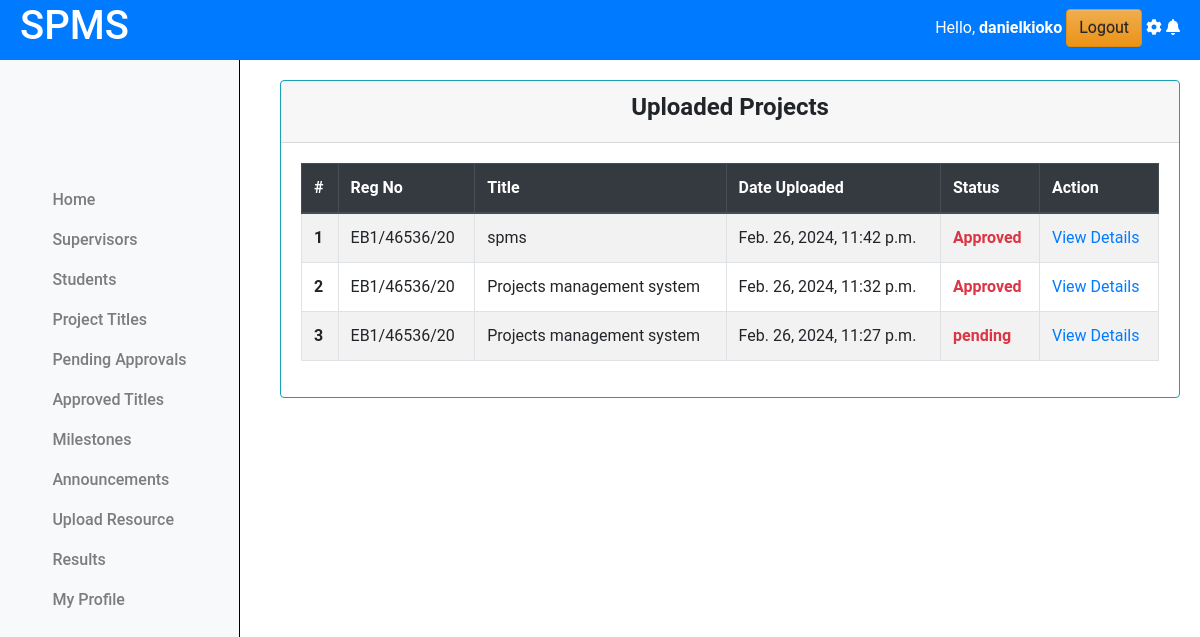
The app's page /coordinator/view_projects/ (signed in), older data.
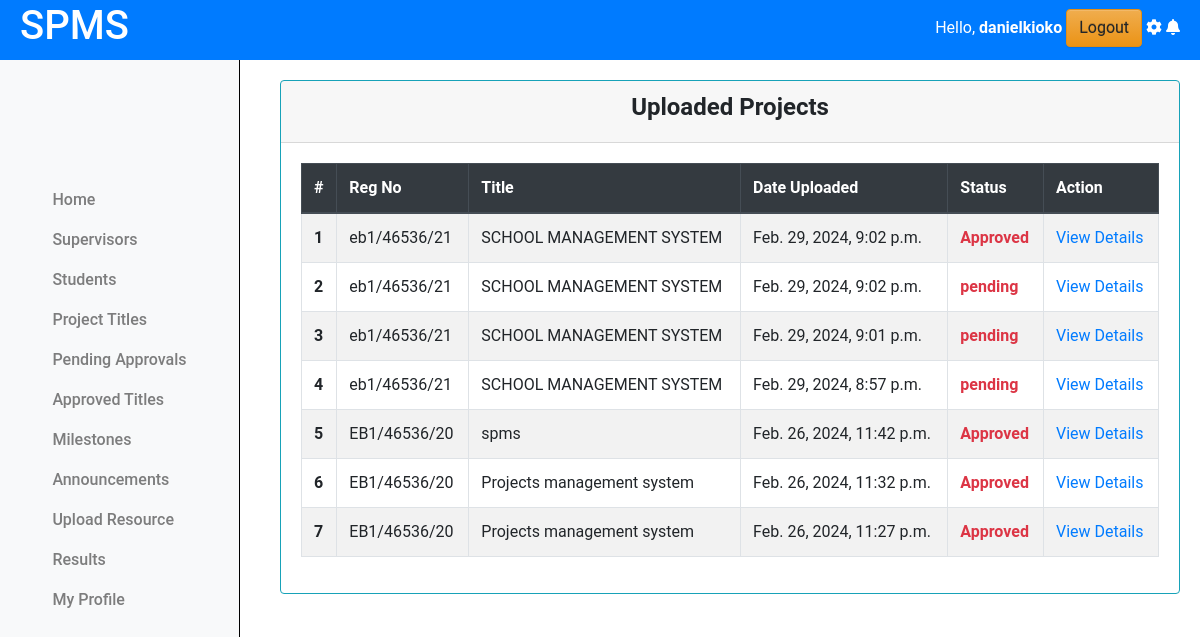
The same page, newer data.
### projectsApp/models.py (models this page shows, shortened)
class Coordinator(AbstractUser):
    pass

class Projects(models.Model):
    student = models.ForeignKey(Student, on_delete=models.CASCADE)
    title = models.CharField(max_length=255)
    description = models.TextField()
    objectives = models.TextField()
    lecturer = models.ForeignKey(Lecturer, on_delete=models.SET_NULL, null=True, blank=True)
    status = models.CharField(max_length=50, choices=[
        ('pending', 'Pending'),
        ('approved', 'Approved'),
        ('rejected', 'Rejected')
    ], default='pending')
    created_at = models.DateTimeField(auto_now_add=True)
    updated_at = models.DateTimeField(auto_now=True)

class Student(models.Model):
    regno = models.CharField(max_length=255, unique=True)
    email = models.EmailField(max_length=255, unique=True)
    name = models.CharField(max_length=255)
    phone_number = models.IntegerField(null=True, blank=True)
    intake_year = models.PositiveSmallIntegerField(default=2024)
    password = models.CharField(max_length=128, null=False, blank=False)
    user_id = models.AutoField(primary_key=True)
    last_login = models.DateTimeField(blank=True, null=True)
    USERNAME_FIELD = 'email'
    REQUIRED_FIELDS = ['regno', 'name', 'phone_number']
    class Meta:
        db_table = "students"

### projectsApp/AccessControl.py (the view)
    @login_required
    def wrapper(request, *args, **kwargs):
        if not isinstance(request.user, Coordinator):
            return redirect('cordinator_login')
        return function(request, *args, **kwargs)

### projectsApp/AccessControl.py (called while the page is built)
def coordinator_required(function):
    @login_required
    def wrapper(request, *args, **kwargs):
        if not isinstance(request.user, Coordinator):
            return redirect('cordinator_login')
        return function(request, *args, **kwargs)
    return wrapper

### projectsApp/views.py (called while the page is built)
@coordinator_required
def view_projects(request):
    projects = Projects.objects.all().order_by('-created_at')
    for i,project in enumerate(projects):
        project.index = i+1
        student = project.student
        project.reg_number = student.regno
    context = {'projects':projects}
    return render(request, 'cordinator/projects.html',context)

### projectsApp/templates/cordinator/projects.html
{% extends 'base.html' %}
{% load static %}
{% block content %}
{% include 'column1_cord.html' %}
<div class="content">
    <div class="container-fluid">
        <div class="row">
            <div class="card border-info">
                <div class="card-header text-center">
                    <h4><b>Uploaded Projects</b></h4>
                </div>
                <div class="card-body">
                    <table class="table table-bordered table-hover  table-striped border-info">
                        <thead class="thead-dark">
                            <tr>
                                <th scope="col">#</th>
                                <th scope="col">Reg No</th>
                                <th scope="col">Title</th>
                                <th scope="col">Date Uploaded</th>
                                <th scope="col">Status</th>
                                <th scope="col">Action</th>
                            </tr>
                        </thead>
                        <tbody>
                            {% if projects.exists %}
                                {% for project in projects %}
                                    <tr>
                                        <th scope="row">{{project.index}}</th>
                                        <td>{{project.reg_number}}</td>
                                        <td>{{project.title}}</td>
                                        <td>{{project.created_at}}</td>
                                        <td class="text-danger "><b>{{project.status}}</b></td>
                                        <td><a href="{% url "view_project_details" project.id%}"> View Details </a></td>
                                    </tr>
                            {% endfor %}
                            {% else %}
                                <tr>
                                    <td colspan="6" class="text-center text-danger">No Uploaded projects found.</td>
                                </tr>
                            {% endif %}
                        </tbody>
                    </table>
                </div>
            </div>
        </div>
    </div>
</div>
<link rel="stylesheet" href="{% static 'css/mystudents.css' %}">
{% endblock %}

### projectsApp/templates/base.html (shortened to what this page needs)
{% load static %}
<!doctype html>
<html class="no-js h-100" lang="en">
  <head>
    <link href="https://use.fontawesome.com/releases/v5.0.6/css/all.css" rel="stylesheet">
    <link href="https://stackpath.bootstrapcdn.com/bootstrap/4.5.2/css/bootstrap.min.css" rel="stylesheet">
    <link rel="stylesheet" href="https://cdn.jsdelivr.net/npm/bootstrap@3.3.7/dist/css/bootstrap-theme.min.css">
</head>
<body>
    <header>
        <div class="left">
            <h1>SPMS</h1>
        </div>
        <div class="right">
            <span class="username mb-3">
                Hello,
                <strong>
                    {% if request.user.is_authenticated %}
                        {% if request.user.is_staff %}  {{ request.user.username }}  {% else %}
                            {{ request.user.name }}  {% endif %}
                    {% else %}
                    Guest
                    {% endif %}
                </strong>
            </span>
            <a href="{% url 'logout' %}" class="btn btn-warning">Logout</a>
            <i class="fas fa-cog mb-3"></i>
            <i class="fas fa-bell mb-3"></i>
        </div>
    </header>
    {% block content %}
    {% endblock %}

### projectsApp/templates/column1_cord.html (shortened to what this page needs)
<nav class="navbar navbar-expand-lg navbar-light bg-light flex-md-column sidebar  column-1">
    <div class="collapse navbar-collapse" id="navbarNav">
      <ul class="navbar-nav flex-column">
        <li class="nav-item">
          <a class="nav-link" href="{% url "cordinator_dashboard" %}">Home</a>
        </li>
        <li class="nav-item">
          <a class="nav-link" href="{% url 'view_supervisors' %}">Supervisors</a>
        </li>
        <li class="nav-item">
          <a class="nav-link" href="{% url 'registered_students' %}">Students</a>
        </li>
        <li class="nav-item">
            <a class="nav-link" href="{% url 'view_projects' %}">Project Titles</a>
        </li>
        <li class="nav-item">
            <a class="nav-link" href="{% url 'pending_titles' %}">Pending Approvals</a>
        </li>
        <li class="nav-item">
            <a class="nav-link" href="{% url 'approved_titles' %}">Approved Titles</a>
        </li>
        <li class="nav-item">
            <a class="nav-link" href="{% url 'view_milestones' %}">Milestones</a>
        </li>
        <li class="nav-item">
          <a class="nav-link" href="{% url 'make_announcement' %}">Announcements</a>
        </li>
        <li class="nav-item">
          <a class="nav-link" href="{% url 'upload_resource' %}">Upload Resource</a>
        <li class="nav-item">
          <a class="nav-link" href="{% url 'student_results' %}">Results</a>
        </li>
        <li class="nav-item">
          <a class="nav-link" href="#">My Profile</a>
        </li>
      </ul>
    </div>
  </nav>

### projectsApp/static/css/mystudents.css (style rules this page uses)
.content { margin-left: 250px; padding: 20px; margin-top: 60px; }
.card { width: 100%; margin-left: 10px; }

### projectsApp/templates/base.html (style rules this page uses)
body { font-family: 'Roboto', sans-serif; margin: 0; padding: 0; }
header { background-color: #007BFF; color: white; display: flex; justify-content: space-between; align-items: center; text-align: center; padding: 10px 20px; z-index: 20; position: fixed; top: 0; left: 0; width: 100%; height: 60px; }
header .left { display: flex; align-items: center; }
.sidebar { position: fixed; top: 0; left: 0; width: 240px; height: 100vh; background-color: #f8f9fa; border-right: 1px solid black; padding: 10px; overflow-x: hidden; }
.sidebar .nav-link { font-weight: 500; color: #333; }

Row changes from the older to the newer data that the page shows:
added Projects: index "1", reg_number "eb1/46536/21", title "SCHOOL MANAGEMENT SYSTEM", created_at "Feb. 29, 2024, 9:02 p.m.", status "Approved"
added Projects: index "2", reg_number "eb1/46536/21", title "SCHOOL MANAGEMENT SYSTEM", created_at "Feb. 29, 2024, 9:02 p.m.", status "pending"
added Projects: index "3", reg_number "eb1/46536/21", title "SCHOOL MANAGEMENT SYSTEM", created_at "Feb. 29, 2024, 9:01 p.m.", status "pending"
added Projects: index "4", reg_number "eb1/46536/21", title "SCHOOL MANAGEMENT SYSTEM", created_at "Feb. 29, 2024, 8:57 p.m.", status "pending"
computed for Projects "spms": index "1" → "5"
computed for Projects "Feb. 26, 2024, 11:32 p.m.": index "2" → "6"
changed Projects "Feb. 26, 2024, 11:27 p.m.": index "3" → "7"; status "pending" → "Approved"
